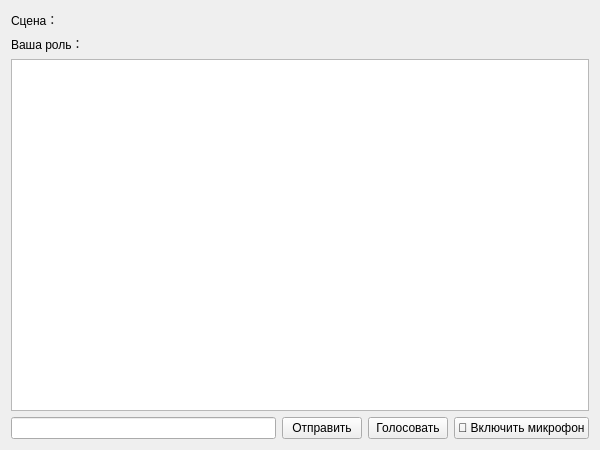
<?xml version="1.0" encoding="UTF-8"?>
<ui version="4.0">
 <class>ChatWindow</class>
 <widget class="QWidget" name="ChatWindow">
  <property name="geometry">
   <rect>
    <x>0</x>
    <y>0</y>
    <width>600</width>
    <height>450</height>
   </rect>
  </property>
  <property name="windowTitle">
   <string>Чат</string>
  </property>
  <layout class="QVBoxLayout" name="verticalLayout">
   <item>
    <widget class="QLabel" name="labScene">
     <property name="text">
      <string>Сцена：</string>
     </property>
    </widget>
   </item>
   <item>
    <widget class="QLabel" name="labRole">
     <property name="text">
      <string>Ваша роль：</string>
     </property>
    </widget>
   </item>
   <item>
    <widget class="QTextEdit" name="txtChat">
     <property name="readOnly">
      <bool>true</bool>
     </property>
    </widget>
   </item>
   <item>
    <layout class="QHBoxLayout" name="horizontalLayout">
     <item>
      <widget class="QLineEdit" name="editMsg"/>
     </item>
     <item>
      <widget class="QPushButton" name="btnSend">
       <property name="text">
        <string>Отправить</string>
       </property>
      </widget>
     </item>
     <item>
      <widget class="QPushButton" name="btnVote">
       <property name="text">
        <string>Голосовать</string>
       </property>
      </widget>
     </item>
     <item>
      <widget class="QPushButton" name="btnMic">
       <property name="checkable">
        <bool>true</bool>
       </property>
       <property name="text">
        <string>🎤 Включить микрофон</string>
       </property>
      </widget>
     </item>
    </layout>
   </item>
  </layout>
 </widget>
 <resources/>
 <connections/>
</ui>
